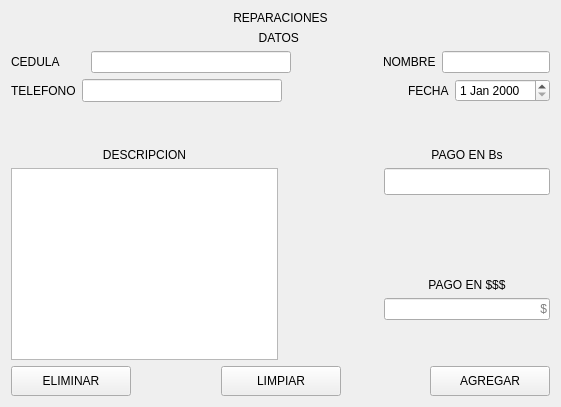
               <widget class="QWidget" name="page_reparaciones">
                <layout class="QVBoxLayout" name="verticalLayout_20">
                 <item>
                  <widget class="QLabel" name="label_5">
                   <property name="text">
                    <string>REPARACIONES</string>
                   </property>
                   <property name="alignment">
                    <set>Qt::AlignCenter</set>
                   </property>
                  </widget>
                 </item>
                 <item>
                  <layout class="QVBoxLayout" name="verticalLayout_18">
                   <item>
                    <widget class="QLabel" name="label_25">
                     <property name="text">
                      <string>DATOS </string>
                     </property>
                     <property name="alignment">
                      <set>Qt::AlignCenter</set>
                     </property>
                    </widget>
                   </item>
                   <item>
                    <layout class="QVBoxLayout" name="verticalLayout_17">
                     <item>
                      <layout class="QHBoxLayout" name="horizontalLayout_17">
                       <item>
                        <layout class="QHBoxLayout" name="horizontalLayout_6">
                         <item>
                          <widget class="QLabel" name="label_14">
                           <property name="text">
                            <string>CEDULA</string>
                           </property>
                          </widget>
                         </item>
                         <item>
                          <spacer name="horizontalSpacer_20">
                           <property name="orientation">
                            <enum>Qt::Horizontal</enum>
                           </property>
                           <property name="sizeType">
                            <enum>QSizePolicy::Fixed</enum>
                           </property>
                           <property name="sizeHint" stdset="0">
                            <size>
                             <width>25</width>
                             <height>20</height>
                            </size>
                           </property>
                          </spacer>
                         </item>
                         <item>
                          <widget class="QLineEdit" name="ci_rep_line">
                           <property name="minimumSize">
                            <size>
                             <width>200</width>
                             <height>0</height>
                            </size>
                           </property>
                           <property name="maximumSize">
                            <size>
                             <width>200</width>
                             <height>16777215</height>
                            </size>
                           </property>
                          </widget>
                         </item>
                        </layout>
                       </item>
                       <item>
                        <spacer name="horizontalSpacer_30">
                         <property name="orientation">
                          <enum>Qt::Horizontal</enum>
                         </property>
                         <property name="sizeHint" stdset="0">
                          <size>
                           <width>40</width>
                           <height>20</height>
                          </size>
                         </property>
                        </spacer>
                       </item>
                       <item>
                        <spacer name="horizontalSpacer_6">
                         <property name="orientation">
                          <enum>Qt::Horizontal</enum>
                         </property>
                         <property name="sizeHint" stdset="0">
                          <size>
                           <width>40</width>
                           <height>20</height>
                          </size>
                         </property>
                        </spacer>
                       </item>
                       <item>
                        <layout class="QHBoxLayout" name="horizontalLayout_10">
                         <item>
                          <widget class="QLabel" name="label_24">
                           <property name="text">
                            <string>NOMBRE</string>
                           </property>
                          </widget>
                         </item>
                         <item>
                          <widget class="QLineEdit" name="name_rep_line"/>
                         </item>
                        </layout>
                       </item>
                      </layout>
                     </item>
                     <item>
                      <layout class="QHBoxLayout" name="horizontalLayout_18">
                       <item>
                        <layout class="QHBoxLayout" name="horizontalLayout_11">
                         <item>
                          <widget class="QLabel" name="label_23">
                           <property name="text">
                            <string>TELEFONO</string>
                           </property>
                          </widget>
                         </item>
                         <item>
                          <widget class="QLineEdit" name="tel_line">
                           <property name="minimumSize">
                            <size>
                             <width>200</width>
                             <height>0</height>
                            </size>
                           </property>
                           <property name="maximumSize">
                            <size>
                             <width>200</width>
                             <height>23</height>
                            </size>
                           </property>
                           <property name="layoutDirection">
                            <enum>Qt::RightToLeft</enum>
                           </property>
                          </widget>
                         </item>
                        </layout>
                       </item>
                       <item>
                        <spacer name="horizontalSpacer_29">
                         <property name="orientation">
                          <enum>Qt::Horizontal</enum>
                         </property>
                         <property name="sizeHint" stdset="0">
                          <size>
                           <width>40</width>
                           <height>20</height>
                          </size>
                         </property>
                        </spacer>
                       </item>
                       <item>
                        <spacer name="horizontalSpacer_28">
                         <property name="orientation">
                          <enum>Qt::Horizontal</enum>
                         </property>
                         <property name="sizeHint" stdset="0">
                          <size>
                           <width>40</width>
                           <height>20</height>
                          </size>
                         </property>
                        </spacer>
                       </item>
                       <item>
                        <spacer name="horizontalSpacer_18">
                         <property name="orientation">
                          <enum>Qt::Horizontal</enum>
                         </property>
                         <property name="sizeHint" stdset="0">
                          <size>
                           <width>40</width>
                           <height>20</height>
                          </size>
                         </property>
                        </spacer>
                       </item>
                       <item>
                        <layout class="QHBoxLayout" name="horizontalLayout_12">
                         <item>
                          <widget class="QLabel" name="label_15">
                           <property name="text">
                            <string>FECHA</string>
                           </property>
                          </widget>
                         </item>
                         <item>
                          <widget class="QDateEdit" name="dateEdit_2"/>
                         </item>
                        </layout>
                       </item>
                      </layout>
                     </item>
                    </layout>
                   </item>
                  </layout>
                 </item>
                 <item>
                  <layout class="QHBoxLayout" name="horizontalLayout_16">
                   <item>
                    <layout class="QVBoxLayout" name="verticalLayout_6">
                     <item>
                      <spacer name="verticalSpacer_11">
                       <property name="orientation">
                        <enum>Qt::Vertical</enum>
                       </property>
                       <property name="sizeType">
                        <enum>QSizePolicy::Fixed</enum>
                       </property>
                       <property name="sizeHint" stdset="0">
                        <size>
                         <width>20</width>
                         <height>40</height>
                        </size>
                       </property>
                      </spacer>
                     </item>
                     <item>
                      <widget class="QLabel" name="label_16">
                       <property name="text">
                        <string>DESCRIPCION</string>
                       </property>
                       <property name="alignment">
                        <set>Qt::AlignCenter</set>
                       </property>
                      </widget>
                     </item>
                     <item>
                      <widget class="QTextEdit" name="desc_rep_text"/>
                     </item>
                    </layout>
                   </item>
                   <item>
                    <layout class="QHBoxLayout" name="horizontalLayout_15">
                     <item>
                      <layout class="QVBoxLayout" name="verticalLayout_19">
                       <property name="leftMargin">
                        <number>100</number>
                       </property>
                       <item>
                        <layout class="QVBoxLayout" name="verticalLayout_12">
                         <item>
                          <spacer name="verticalSpacer_9">
                           <property name="orientation">
                            <enum>Qt::Vertical</enum>
                           </property>
                           <property name="sizeHint" stdset="0">
                            <size>
                             <width>20</width>
                             <height>40</height>
                            </size>
                           </property>
                          </spacer>
                         </item>
                         <item>
                          <layout class="QHBoxLayout" name="horizontalLayout_14" stretch="1">
                           <item>
                            <widget class="QLabel" name="label_21">
                             <property name="text">
                              <string>PAGO EN Bs</string>
                             </property>
                             <property name="alignment">
                              <set>Qt::AlignCenter</set>
                             </property>
                            </widget>
                           </item>
                          </layout>
                         </item>
                         <item>
                          <widget class="QLineEdit" name="pago_line">
                           <property name="font">
                            <font>
                             <family>Times New Roman</family>
                             <pointsize>12</pointsize>
                             <weight>9</weight>
                             <italic>false</italic>
                             <bold>false</bold>
                            </font>
                           </property>
                           <property name="maxLength">
                            <number>32767</number>
                           </property>
                           <property name="alignment">
                            <set>Qt::AlignRight|Qt::AlignTrailing|Qt::AlignVCenter</set>
                           </property>
                          </widget>
                         </item>
                        </layout>
                       </item>
                       <item>
                        <spacer name="verticalSpacer_8">
                         <property name="orientation">
                          <enum>Qt::Vertical</enum>
                         </property>
                         <property name="sizeHint" stdset="0">
                          <size>
                           <width>20</width>
                           <height>40</height>
                          </size>
                         </property>
                        </spacer>
                       </item>
                       <item>
                        <layout class="QVBoxLayout" name="verticalLayout_14">
                         <item>
                          <widget class="QLabel" name="label_22">
                           <property name="text">
                            <string>PAGO EN $$$</string>
                           </property>
                           <property name="alignment">
                            <set>Qt::AlignCenter</set>
                           </property>
                          </widget>
                         </item>
                         <item>
                          <widget class="QLineEdit" name="dolar_rep_line">
                           <property name="maxLength">
                            <number>32767</number>
                           </property>
                           <property name="alignment">
                            <set>Qt::AlignRight|Qt::AlignTrailing|Qt::AlignVCenter</set>
                           </property>
                           <property name="placeholderText">
                            <string>$</string>
                           </property>
                          </widget>
                         </item>
                         <item>
                          <spacer name="verticalSpacer_7">
                           <property name="orientation">
                            <enum>Qt::Vertical</enum>
                           </property>
                           <property name="sizeHint" stdset="0">
                            <size>
                             <width>20</width>
                             <height>40</height>
                            </size>
                           </property>
                          </spacer>
                         </item>
                        </layout>
                       </item>
                      </layout>
                     </item>
                    </layout>
                   </item>
                  </layout>
                 </item>
                 <item>
                  <layout class="QHBoxLayout" name="horizontalLayout_4">
                   <item>
                    <widget class="QPushButton" name="pushButton_4">
                     <property name="minimumSize">
                      <size>
                       <width>120</width>
                       <height>30</height>
                      </size>
                     </property>
                     <property name="styleSheet">
                      <string notr="true">QPushButton:hover{
background-color: rgb(255, 27, 6);
color: rgb(0, 0, 0);
font: 77 10pt &quot;Arial Black&quot;;
}
</string>
                     </property>
                     <property name="text">
                      <string>ELIMINAR</string>
                     </property>
                    </widget>
                   </item>
                   <item>
                    <spacer name="horizontalSpacer_7">
                     <property name="orientation">
                      <enum>Qt::Horizontal</enum>
                     </property>
                     <property name="sizeHint" stdset="0">
                      <size>
                       <width>40</width>
                       <height>20</height>
                      </size>
                     </property>
                    </spacer>
                   </item>
                   <item>
                    <widget class="QPushButton" name="pushButton">
                     <property name="minimumSize">
                      <size>
                       <width>120</width>
                       <height>30</height>
                      </size>
                     </property>
                     <property name="styleSheet">
                      <string notr="true">QPushButton:hover{
background-color: rgb(255, 85, 0);
color: rgb(0, 0, 0);
font: 77 10pt &quot;Arial Black&quot;;
}
</string>
                     </property>
                     <property name="text">
                      <string>LIMPIAR</string>
                     </property>
                    </widget>
                   </item>
                   <item>
                    <spacer name="horizontalSpacer_12">
                     <property name="orientation">
                      <enum>Qt::Horizontal</enum>
                     </property>
                     <property name="sizeHint" stdset="0">
                      <size>
                       <width>40</width>
                       <height>20</height>
                      </size>
                     </property>
                    </spacer>
                   </item>
                   <item>
                    <widget class="QPushButton" name="pushButton_5">
                     <property name="minimumSize">
                      <size>
                       <width>120</width>
                       <height>30</height>
                      </size>
                     </property>
                     <property name="text">
                      <string>AGREGAR</string>
                     </property>
                    </widget>
                   </item>
                  </layout>
                 </item>
                </layout>
               </widget>
